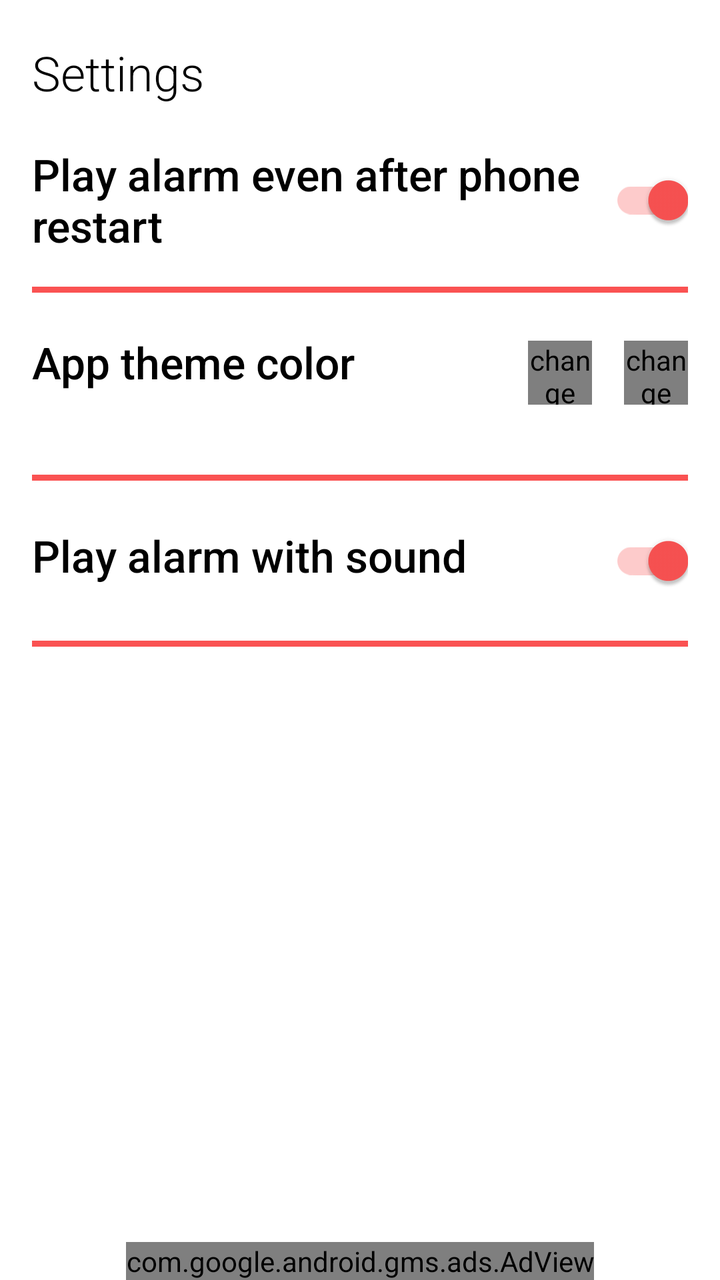
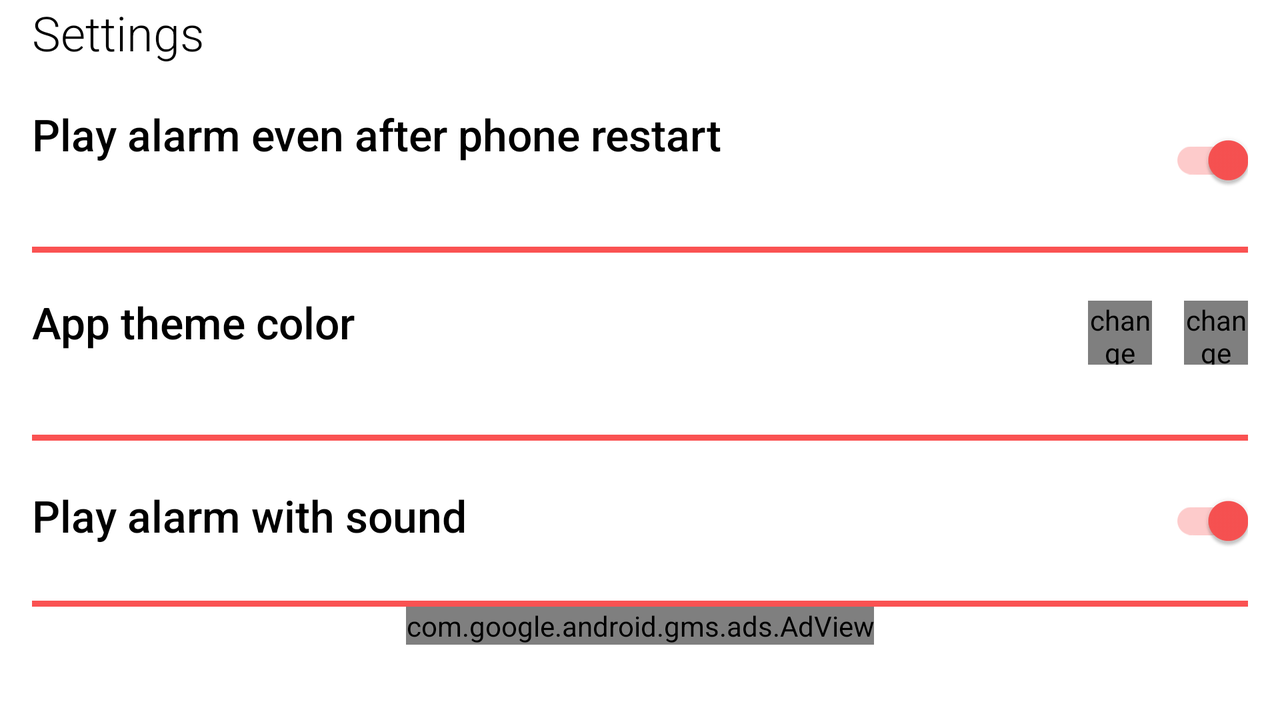

First picture: res/layout/ on a phone held upright. Second picture: the repository's own variant of that layout, on a device whose configuration matches the variant's folder. Source for both follows.
<!-- AndroidManifest.xml: application theme Theme.AppLembreteMedicamento -->
<!-- res/layout/fragment_configuracoes.xml -->
<?xml version="1.0" encoding="utf-8"?>
<androidx.constraintlayout.widget.ConstraintLayout xmlns:android="http://schemas.android.com/apk/res/android"
    xmlns:tools="http://schemas.android.com/tools"
    android:layout_width="match_parent"
    android:layout_height="match_parent"
    xmlns:app="http://schemas.android.com/apk/res-auto"
    tools:context=".presentation.FragmentConfiguracoes">

    <TextView
        android:id="@+id/configuracoes_label"
        android:layout_width="wrap_content"
        android:layout_height="wrap_content"
        android:layout_marginHorizontal="16dp"
        android:fontFamily="sans-serif-light"
        android:text="@string/configurations_label"
        android:layout_marginTop="20dp"
        android:textColor="?android:textColorPrimary"
        android:textSize="24sp"
        app:layout_constraintStart_toStartOf="parent"
        app:layout_constraintTop_toTopOf="parent" />






    <TextView
        android:id="@+id/label_tocar_alarme_ate_depois_de_desligar_cel"
        android:layout_width="0dp"
        android:layout_height="wrap_content"
        android:fontFamily="sans-serif-medium"
        android:text="@string/label_play_alarm_after_device_reboot"
        android:layout_marginTop="20dp"
        android:textColor="?android:textColorPrimary"
        android:lines="2"
        android:maxLines="2"
        android:textSize="22sp"
        app:layout_constraintStart_toStartOf="@id/configuracoes_label"
        app:layout_constraintTop_toBottomOf="@id/configuracoes_label"
        app:layout_constraintEnd_toStartOf="@id/toggle_ativado_depois_de_desligar" />

    <androidx.appcompat.widget.SwitchCompat
        android:id="@+id/toggle_ativado_depois_de_desligar"
        android:layout_width="wrap_content"
        android:layout_height="wrap_content"
        android:layout_marginEnd="16dp"
        android:checked="true"
        app:layout_constraintStart_toEndOf="@id/label_tocar_alarme_ate_depois_de_desligar_cel"
        app:layout_constraintTop_toTopOf="@id/label_tocar_alarme_ate_depois_de_desligar_cel"
        app:layout_constraintBottom_toBottomOf="@id/label_tocar_alarme_ate_depois_de_desligar_cel"
        app:layout_constraintEnd_toEndOf="parent" />

    <FrameLayout
        android:id="@+id/divisoria2"
        android:layout_width="match_parent"
        android:layout_height="3dp"
        android:layout_marginHorizontal="16dp"
        android:layout_marginTop="16dp"
        app:layout_constraintTop_toBottomOf="@id/label_tocar_alarme_ate_depois_de_desligar_cel"
        android:background="?attr/colorPrimary"/>

    <TextView
        android:id="@+id/label_cor_tema"
        android:layout_width="0dp"
        android:layout_height="wrap_content"
        android:fontFamily="sans-serif-medium"
        android:text="@string/cor_do_tema_do_app"
        android:layout_marginTop="20dp"
        android:textColor="?android:textColorPrimary"
        android:lines="2"
        android:maxLines="2"
        android:textSize="22sp"
        app:layout_constraintStart_toStartOf="@id/configuracoes_label"
        app:layout_constraintTop_toBottomOf="@id/divisoria2"
        app:layout_constraintEnd_toStartOf="@id/iv_tema_vermelho" />

    <de.hdodenhof.circleimageview.CircleImageView
        android:id="@+id/iv_tema_vermelho"
        android:layout_width="32dp"
        android:layout_height="32dp"
        app:civ_border_width="2dp"
        app:civ_border_color="?android:textColorPrimary"
        android:layout_marginEnd="16dp"
        android:layout_marginTop="4dp"
        android:clickable="true"
        android:background="?attr/selectableItemBackgroundBorderless"
        app:layout_constraintTop_toTopOf="@id/label_cor_tema"
        app:layout_constraintEnd_toStartOf="@id/iv_tema_azul"
        android:src="@drawable/tema_vermelho"
        android:contentDescription="@string/button_to_change_theme_to_red"/>

    <de.hdodenhof.circleimageview.CircleImageView
        android:id="@+id/iv_tema_azul"
        android:layout_width="32dp"
        android:layout_height="32dp"
        app:civ_border_width="2dp"
        app:civ_border_color="?android:textColorPrimary"
        android:layout_marginStart="16dp"
        android:layout_marginTop="4dp"
        app:layout_constraintEnd_toEndOf="parent"
        android:layout_marginEnd="16dp"
        android:clickable="true"
        android:background="?attr/selectableItemBackgroundBorderless"
        app:layout_constraintTop_toTopOf="@id/label_cor_tema"
        android:src="@drawable/tema_azul"
        android:contentDescription="@string/button_to_change_theme_to_blue"/>



    <FrameLayout
        android:id="@+id/divisoria3"
        android:layout_width="match_parent"
        android:layout_height="3dp"
        android:layout_marginHorizontal="16dp"
        android:layout_marginTop="16dp"
        app:layout_constraintTop_toBottomOf="@id/label_cor_tema"
        android:background="?attr/colorPrimary"/>


    <TextView
        android:id="@+id/label_tocar_alarme_sem_som"
        android:layout_width="0dp"
        android:layout_height="wrap_content"
        android:fontFamily="sans-serif-medium"
        android:text="@string/play_alarm_without_sound"
        android:layout_marginTop="20dp"
        android:textColor="?android:textColorPrimary"
        android:lines="2"
        android:maxLines="2"
        android:textSize="22sp"
        app:layout_constraintStart_toStartOf="@id/configuracoes_label"
        app:layout_constraintTop_toTopOf="@id/toggle_tocar_alarme_sem_som"
        app:layout_constraintBottom_toBottomOf="@id/toggle_tocar_alarme_sem_som"
        app:layout_constraintEnd_toStartOf="@id/toggle_ativado_depois_de_desligar" />

    <androidx.appcompat.widget.SwitchCompat
        android:id="@+id/toggle_tocar_alarme_sem_som"
        android:layout_width="wrap_content"
        android:layout_height="wrap_content"
        android:layout_marginEnd="16dp"
        android:checked="true"
        app:layout_constraintStart_toEndOf="@id/label_tocar_alarme_sem_som"
        app:layout_constraintTop_toTopOf="@id/divisoria3"
        app:layout_constraintBottom_toBottomOf="@id/divisoria4"
        app:layout_constraintEnd_toEndOf="parent" />

    <FrameLayout
        android:id="@+id/divisoria4"
        android:layout_width="match_parent"
        android:layout_height="3dp"
        android:layout_marginHorizontal="16dp"
        android:layout_marginTop="16dp"
        app:layout_constraintTop_toBottomOf="@id/toggle_tocar_alarme_sem_som"
        android:background="?attr/colorPrimary"/>


    <com.google.android.gms.ads.AdView
        xmlns:ads="http://schemas.android.com/apk/res-auto"
        android:id="@+id/adView"
        android:layout_width="wrap_content"
        android:layout_height="wrap_content"
        ads:adSize="BANNER"
        ads:layout_constraintBottom_toBottomOf="parent"
        ads:layout_constraintStart_toStartOf="parent"
        ads:layout_constraintEnd_toEndOf="parent"
        ads:adUnitId="ca-app-pub-7310668570098943/4818979467">
    </com.google.android.gms.ads.AdView>

</androidx.constraintlayout.widget.ConstraintLayout>
<!-- resources referenced by this layout -->
<resources>
  <!-- drawable tema_azul (drawable) -->
  <vector android:height="24dp" android:tint="#065EE2"
      android:viewportHeight="24" android:viewportWidth="24"
      android:width="24dp" xmlns:android="http://schemas.android.com/apk/res/android">
      <path android:fillColor="@android:color/white" android:pathData="M12,2C6.47,2 2,6.47 2,12s4.47,10 10,10 10,-4.47 10,-10S17.53,2 12,2z"/>
  </vector>
  <!-- drawable tema_vermelho (drawable) -->
  <vector android:height="24dp" android:tint="#FA5252"
      android:viewportHeight="24" android:viewportWidth="24"
      android:width="24dp" xmlns:android="http://schemas.android.com/apk/res/android">
      <path android:fillColor="@android:color/white" android:pathData="M12,2C6.47,2 2,6.47 2,12s4.47,10 10,10 10,-4.47 10,-10S17.53,2 12,2z"/>
  </vector>
  <string name="button_to_change_theme_to_blue">change theme to blue</string>
  <string name="button_to_change_theme_to_red">change theme to red</string>
  <string name="configurations_label">Settings</string>
  <string name="cor_do_tema_do_app">App theme color</string>
  <string name="label_play_alarm_after_device_reboot">Play alarm even after phone restart</string>
  <string name="play_alarm_without_sound">Play alarm with sound</string>
  <style name="Theme.AppLembreteMedicamento" parent="Theme.MaterialComponents.DayNight.NoActionBar">
          
          <item name="colorPrimary">@color/rosa_salmao</item>
          <item name="colorPrimaryVariant">@color/purple_700</item>
          <item name="colorOnPrimary">@color/white</item>
          
          <item name="colorSecondary">@color/rosa_salmao</item>
          <item name="colorSecondaryVariant">@color/teal_700</item>
          <item name="colorOnSecondary">@color/black</item>
          
          <item name="android:statusBarColor">@color/white</item>
          
  
          <item name="android:windowLightStatusBar">true</item>
  
          <item name="android:textColorPrimary">@color/black</item>
          <item name="android:textColorSecondary">@color/white</item>
  
      </style>
  <color name="rosa_salmao">#FA5252</color>
  <color name="purple_700">#FF3700B3</color>
  <color name="white">#FFFFFFFF</color>
  <color name="teal_700">#FF018786</color>
  <color name="black">#FF000000</color>
</resources>
<!-- res/layout-land/fragment_configuracoes.xml (the repository's variant of the layout above) -->
<!-- drawn on the phone turned sideways -->
<?xml version="1.0" encoding="utf-8"?>
<ScrollView xmlns:android="http://schemas.android.com/apk/res/android"
    xmlns:tools="http://schemas.android.com/tools"
    android:layout_width="match_parent"
    android:layout_height="match_parent"
    xmlns:app="http://schemas.android.com/apk/res-auto"
    tools:context=".presentation.FragmentConfiguracoes">


    <androidx.constraintlayout.widget.ConstraintLayout
        android:layout_width="match_parent"
        android:layout_height="wrap_content">

    <TextView
        android:id="@+id/configuracoes_label"
        android:layout_width="wrap_content"
        android:layout_height="wrap_content"
        android:layout_marginHorizontal="16dp"
        android:fontFamily="sans-serif-light"
        android:text="@string/configurations_label"
        android:textColor="?android:textColorPrimary"
        android:textSize="24sp"
        app:layout_constraintStart_toStartOf="parent"
        app:layout_constraintTop_toTopOf="parent" />






    <TextView
        android:id="@+id/label_tocar_alarme_ate_depois_de_desligar_cel"
        android:layout_width="0dp"
        android:layout_height="wrap_content"
        android:fontFamily="sans-serif-medium"
        android:text="@string/label_play_alarm_after_device_reboot"
        android:layout_marginTop="20dp"
        android:textColor="?android:textColorPrimary"
        android:lines="2"
        android:maxLines="2"
        android:textSize="22sp"
        app:layout_constraintStart_toStartOf="@id/configuracoes_label"
        app:layout_constraintTop_toBottomOf="@id/configuracoes_label"
        app:layout_constraintEnd_toStartOf="@id/toggle_ativado_depois_de_desligar" />

    <androidx.appcompat.widget.SwitchCompat
        android:id="@+id/toggle_ativado_depois_de_desligar"
        android:layout_width="wrap_content"
        android:layout_height="wrap_content"
        android:layout_marginEnd="16dp"
        android:checked="true"
        app:layout_constraintStart_toEndOf="@id/label_tocar_alarme_ate_depois_de_desligar_cel"
        app:layout_constraintTop_toTopOf="@id/label_tocar_alarme_ate_depois_de_desligar_cel"
        app:layout_constraintBottom_toBottomOf="@id/label_tocar_alarme_ate_depois_de_desligar_cel"
        app:layout_constraintEnd_toEndOf="parent" />

    <FrameLayout
        android:id="@+id/divisoria2"
        android:layout_width="match_parent"
        android:layout_height="3dp"
        android:layout_marginHorizontal="16dp"
        android:layout_marginTop="16dp"
        app:layout_constraintTop_toBottomOf="@id/label_tocar_alarme_ate_depois_de_desligar_cel"
        android:background="?attr/colorPrimary"/>

    <TextView
        android:id="@+id/label_cor_tema"
        android:layout_width="0dp"
        android:layout_height="wrap_content"
        android:fontFamily="sans-serif-medium"
        android:text="@string/cor_do_tema_do_app"
        android:layout_marginTop="20dp"
        android:textColor="?android:textColorPrimary"
        android:lines="2"
        android:maxLines="2"
        android:textSize="22sp"
        app:layout_constraintStart_toStartOf="@id/configuracoes_label"
        app:layout_constraintTop_toBottomOf="@id/divisoria2"
        app:layout_constraintEnd_toStartOf="@id/iv_tema_vermelho" />

    <de.hdodenhof.circleimageview.CircleImageView
        android:id="@+id/iv_tema_vermelho"
        android:layout_width="32dp"
        android:layout_height="32dp"
        app:civ_border_width="2dp"
        app:civ_border_color="?android:textColorPrimary"
        android:layout_marginEnd="16dp"
        android:layout_marginTop="4dp"
        android:clickable="true"
        android:background="?attr/selectableItemBackgroundBorderless"
        app:layout_constraintTop_toTopOf="@id/label_cor_tema"
        app:layout_constraintEnd_toStartOf="@id/iv_tema_azul"
        android:src="@drawable/tema_vermelho"
        android:contentDescription="@string/button_to_change_theme_to_red"/>

    <de.hdodenhof.circleimageview.CircleImageView
        android:id="@+id/iv_tema_azul"
        android:layout_width="32dp"
        android:layout_height="32dp"
        app:civ_border_width="2dp"
        app:civ_border_color="?android:textColorPrimary"
        android:layout_marginStart="16dp"
        android:layout_marginTop="4dp"
        app:layout_constraintEnd_toEndOf="parent"
        android:layout_marginEnd="16dp"
        android:clickable="true"
        android:background="?attr/selectableItemBackgroundBorderless"
        app:layout_constraintTop_toTopOf="@id/label_cor_tema"
        android:src="@drawable/tema_azul"
        android:contentDescription="@string/button_to_change_theme_to_blue"/>



    <FrameLayout
        android:id="@+id/divisoria3"
        android:layout_width="match_parent"
        android:layout_height="3dp"
        android:layout_marginHorizontal="16dp"
        android:layout_marginTop="16dp"
        app:layout_constraintTop_toBottomOf="@id/label_cor_tema"
        android:background="?attr/colorPrimary"/>

    <TextView
        android:id="@+id/label_tocar_alarme_sem_som"
        android:layout_width="0dp"
        android:layout_height="wrap_content"
        android:fontFamily="sans-serif-medium"
        android:text="@string/play_alarm_without_sound"
        android:layout_marginTop="20dp"
        android:textColor="?android:textColorPrimary"
        android:lines="2"
        android:maxLines="2"
        android:textSize="22sp"
        app:layout_constraintStart_toStartOf="@id/configuracoes_label"
        app:layout_constraintTop_toTopOf="@id/toggle_tocar_alarme_sem_som"
        app:layout_constraintBottom_toBottomOf="@id/toggle_tocar_alarme_sem_som"
        app:layout_constraintEnd_toStartOf="@id/toggle_ativado_depois_de_desligar" />

    <androidx.appcompat.widget.SwitchCompat
        android:id="@+id/toggle_tocar_alarme_sem_som"
        android:layout_width="wrap_content"
        android:layout_height="wrap_content"
        android:layout_marginEnd="16dp"
        android:checked="true"
        app:layout_constraintStart_toEndOf="@id/label_tocar_alarme_sem_som"
        app:layout_constraintTop_toTopOf="@id/divisoria3"
        app:layout_constraintBottom_toBottomOf="@id/divisoria4"
        app:layout_constraintEnd_toEndOf="parent" />

    <FrameLayout
        android:id="@+id/divisoria4"
        android:layout_width="match_parent"
        android:layout_height="3dp"
        android:layout_marginHorizontal="16dp"
        android:layout_marginTop="16dp"
        app:layout_constraintTop_toBottomOf="@id/toggle_tocar_alarme_sem_som"
        android:background="?attr/colorPrimary"/>

    <com.google.android.gms.ads.AdView
        xmlns:ads="http://schemas.android.com/apk/res-auto"
        android:id="@+id/adView"
        android:layout_width="wrap_content"
        android:layout_height="wrap_content"
        ads:adSize="BANNER"
        ads:layout_constraintTop_toBottomOf="@id/divisoria4"
        ads:layout_constraintStart_toStartOf="parent"
        ads:layout_constraintEnd_toEndOf="parent"
        ads:adUnitId="ca-app-pub-7310668570098943/4818979467">

    </com.google.android.gms.ads.AdView>

    </androidx.constraintlayout.widget.ConstraintLayout>

</ScrollView>
